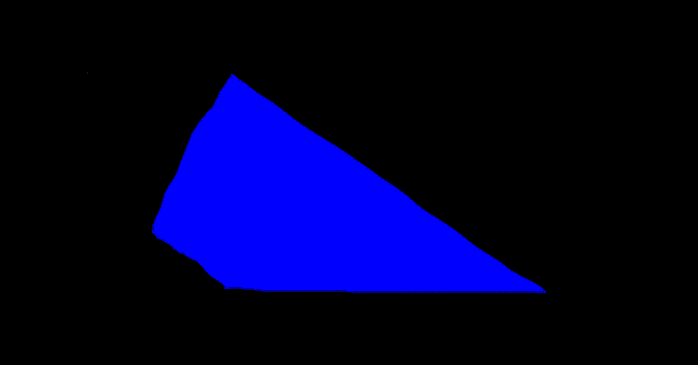
#> input picture shape-detection/pic_q7jsvba6q4fin1mi0qbfscv7s3.png, 698 x 365 px, given in place of the camera
$ python det_sh_ex.py
#> lines starting #> are read from the running program, lines starting #| are printed output that depends on the picture; after the words box and inside, x2 and y2 are one past the last pixel; in counts of white or black regions, pixels touching at a corner belong together
### shape-detection/pyimagesearch/shapedetector.py
# import the necessary packages
import cv2

class ShapeDetector:
	def __init__(self):
		pass

	# [32 lines left out: function detect, not called in this run]

### shape-detection/det_sh_ex.py
from pyimagesearch.shapedetector import ShapeDetector
import argparse
import imutils
import cv2


camera = cv2.VideoCapture(0)

while True:
    (grabbed, frame) = camera.read()
#> frame is the input picture: shape (365, 698, 3); mean B, G, R 43.3, 0, 0

    frame = imutils.rotate(frame, angle=180)
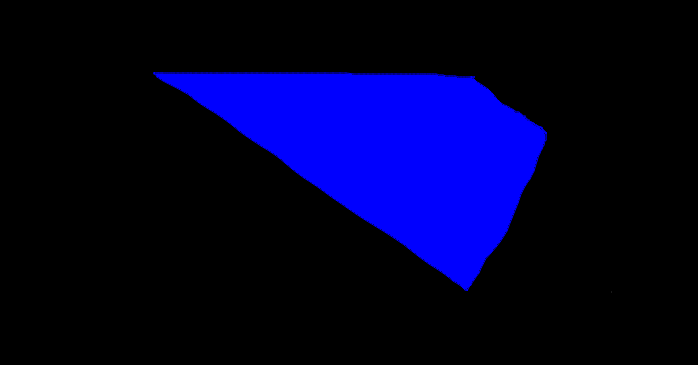
#> frame: shape (365, 698, 3); mean B, G, R 43.3, 0, 0
    resized = imutils.resize(frame, width=300)
    ratio = frame.shape[0] / float(resized.shape[0])
#> ratio = 2.34

    gray = cv2.cvtColor(resized, cv2.COLOR_BGR2GRAY)
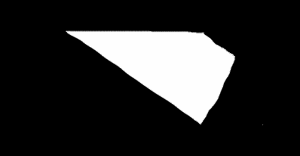
#> gray: shape (156, 300); min 0, max 29, mean 4.9; drawn with min black and max white
    blurred = cv2.GaussianBlur(gray, (5, 5), 0)
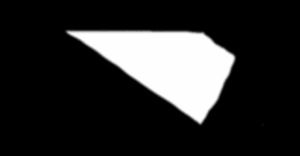
#> blurred: shape (156, 300); min 0, max 29, mean 4.9; drawn with min black and max white
    thresh = cv2.threshold(blurred, 60, 255, cv2.THRESH_BINARY)[1]
#> thresh: shape (156, 300); every value is 0

    cnts = cv2.findContours(thresh.copy(), cv2.RETR_EXTERNAL,
                        cv2.CHAIN_APPROX_SIMPLE)
#> cnts = 0 contours
    cnts = imutils.grab_contours(cnts)
#> cnts = []
    sd = ShapeDetector()


    for c in cnts:
        M = cv2.moments(c)
        if(M["m00"]==0): # this is a line
            shape = "line"
        else:
            cX = int((M["m10"] / M["m00"]) * ratio)
            cY = int((M["m01"] / M["m00"]) * ratio)
            shape = sd.detect(c)

            c = c.astype("float")
            c *= ratio
            c = c.astype("int")
            cv2.drawContours(frame, [c], -1, (0, 255, 0), 2)
            cv2.putText(frame, shape, (cX, cY), cv2.FONT_HERSHEY_SIMPLEX,
                0.5, (255, 255, 255), 2)

            cv2.imshow("Gambar", frame)
            key = cv2.waitKey(1) & 0xFF

    # if the 'q' key is pressed, stop the loop
        if key == ord("q"):
            break
#> this loop made 0 passes
camera.release()
cv2.destroyAllWindows()
